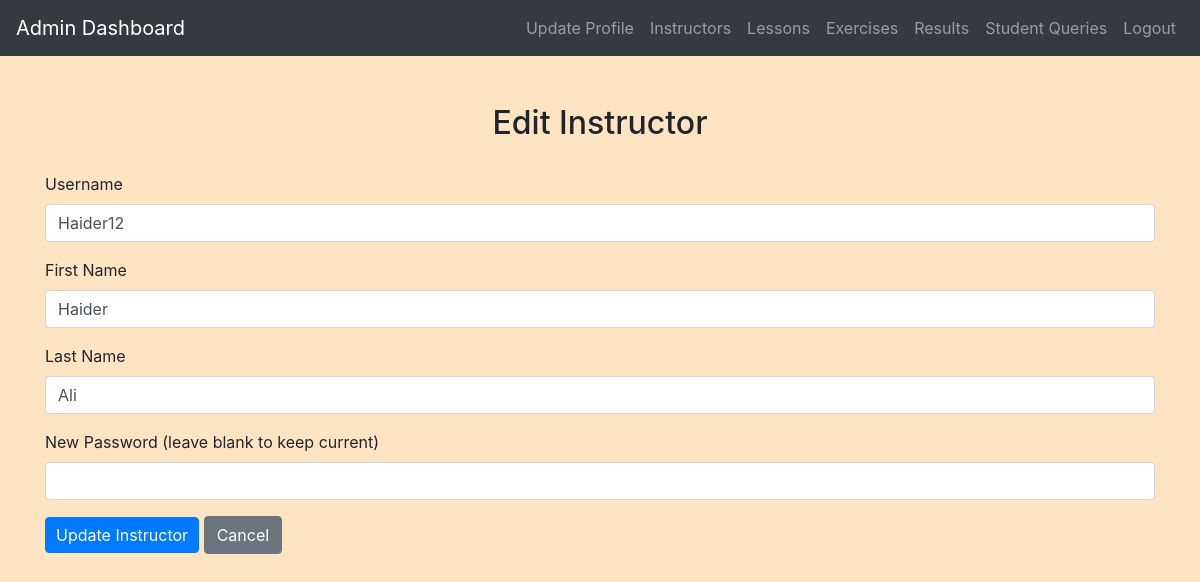
/admin/edit_instructor.php?id=1 (signed in), run on the app's committed database.
### tables this page shows
CREATE TABLE `instructors` (
  `id` int(11) NOT NULL,
  `username` varchar(50) NOT NULL,
  `password` varchar(255) NOT NULL,
  `first_name` varchar(100) NOT NULL,
  `last_name` varchar(100) NOT NULL,
  `created_at` timestamp NOT NULL DEFAULT current_timestamp(),
  `updated_at` timestamp NOT NULL DEFAULT current_timestamp() ON UPDATE current_timestamp()
);

### admin/edit_instructor.php (the view, shortened to what this page needs)
<?php
include('config.php');
$id = $_GET['id'] ?? null;
$sql = "SELECT * FROM instructors WHERE id = ?";
if ($stmt = $conn->prepare($sql)) {
    $stmt->bind_param("i", $id);
    if ($stmt->execute()) {
        $result = $stmt->get_result();
        if ($result->num_rows == 1) {
            $instructor = $result->fetch_assoc();
        } else {
            $error_message = "Instructor not found.";
        }
    } else {
        $error_message = "Oops! Something went wrong. Please try again later.";
    }
}
?>
<!DOCTYPE html>
<html lang="en">
<head>
    <link rel="stylesheet" href="https://maxcdn.bootstrapcdn.com/bootstrap/4.5.2/css/bootstrap.min.css">
    <link rel="stylesheet" href="../css/style.css">
</head>
<body>
    <?php include('admin_navbar.php'); ?>
    <div class="container mt-5">
        <h2>Edit Instructor</h2>
        <?php if (isset($instructor)): ?>
            <form method="POST" action="">
                <div class="form-group">
                    <label for="username">Username</label>
                    <input type="text" class="form-control" id="username" name="username" value="<?php echo htmlspecialchars($instructor['username']); ?>" required>
                </div>
                <div class="form-group">
                    <label for="first_name">First Name</label>
                    <input type="text" class="form-control" id="first_name" name="first_name" value="<?php echo htmlspecialchars($instructor['first_name']); ?>" required>
                </div>
                <div class="form-group">
                    <label for="last_name">Last Name</label>
                    <input type="text" class="form-control" id="last_name" name="last_name" value="<?php echo htmlspecialchars($instructor['last_name']); ?>" required>
                </div>
                <div class="form-group">
                    <label for="password">New Password (leave blank to keep current)</label>
                    <input type="password" class="form-control" id="password" name="password">
                </div>
                <button type="submit" name="update" class="btn btn-primary">Update Instructor</button>
                <a href="view_instructors.php" class="btn btn-secondary">Cancel</a>
            </form>
        <?php else: ?>
            <div class="alert alert-danger">Instructor not found.</div>
        <?php endif; ?>
    </div>
</body>
</html>

### css/style.css (style rules this page uses)
body { background-color: bisque; }
h1, h2, h3, h4 { text-align: center; margin-top: 30px; margin-bottom: 30px; }
.btn-primary { padding: 5px 10px; }

### data on the page
instructors: username "Haider12", first_name "Haider", last_name "Ali"
